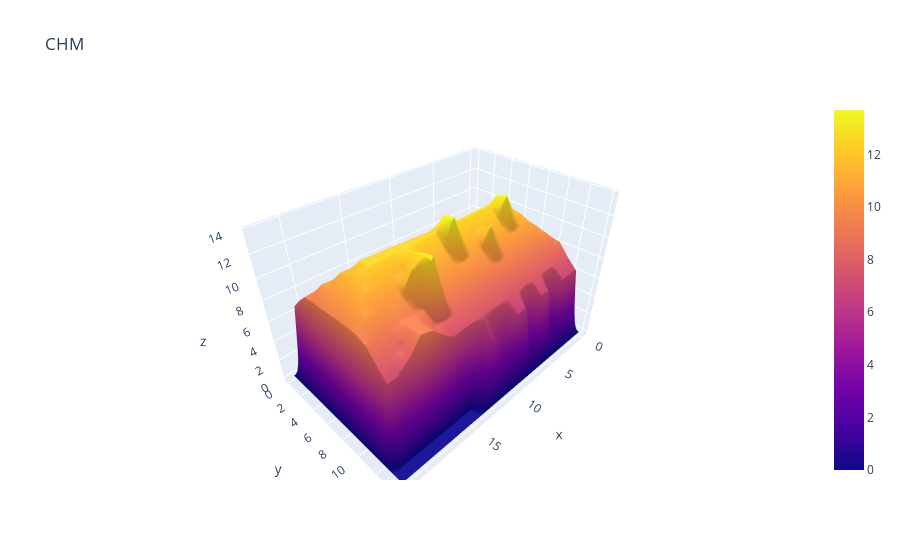

Write notebook code for a chart like this one.
### Code cell
import plotly.graph_objects as go
from PIL import Image
import imageio
import pandas as pd
import matplotlib.pyplot as plt

fig = go.Figure(data=[go.Surface(z=clipchm)])

fig.update_layout(title='CHM', autosize=True)

fig.show()

### Figure 1 — Plotly figure (JSON) as saved in the notebook; plotly's stock layout.template omitted (floating-point values rounded to 4 significant figures; data arrays with more than 128 entries replaced by an {"elided": "..."} marker saying what was removed)
{"data": [{"type": "surface", "z": {"elided": "15x23 float values"}}], "layout": {"autosize": true, "title": {"text": "CHM"}}}
